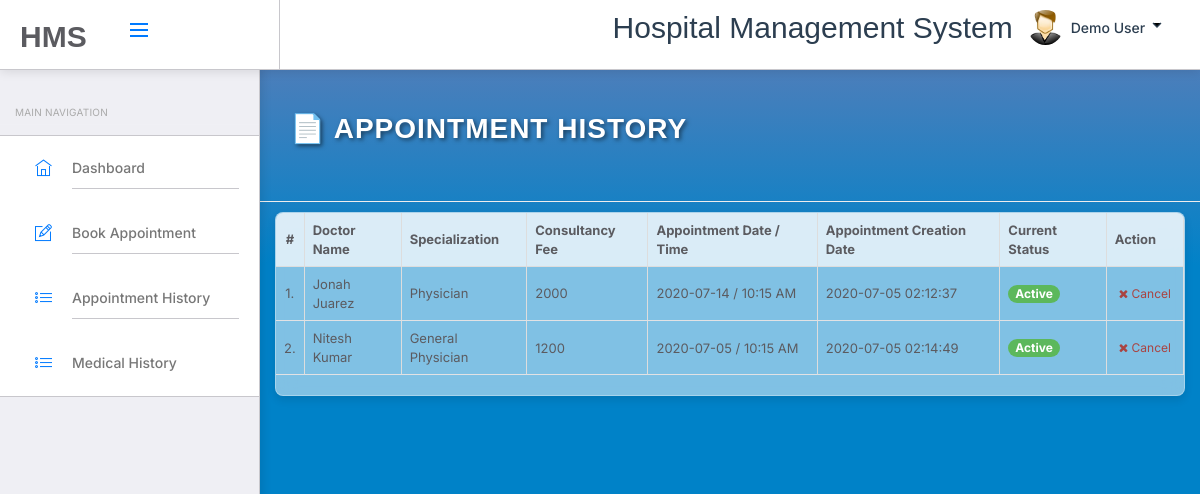
The app's page /hospital/hms/appointment-history.php (signed in) with its own data.
### tables this page shows
CREATE TABLE `users` (
  `id` int(11) NOT NULL,
  `fullName` varchar(255) DEFAULT NULL,
  `address` longtext DEFAULT NULL,
  `city` varchar(255) DEFAULT NULL,
  `gender` varchar(255) DEFAULT NULL,
  `email` varchar(255) DEFAULT NULL,
  `password` varchar(255) DEFAULT NULL,
  `regDate` timestamp NULL DEFAULT current_timestamp(),
  `updationDate` timestamp NULL DEFAULT NULL ON UPDATE current_timestamp()
);

CREATE TABLE `appointment` (
  `id` int(11) NOT NULL,
  `doctorSpecialization` varchar(255) DEFAULT NULL,
  `doctorId` int(11) DEFAULT NULL,
  `userId` int(11) DEFAULT NULL,
  `consultancyFees` int(11) DEFAULT NULL,
  `appointmentDate` varchar(255) DEFAULT NULL,
  `appointmentTime` varchar(255) DEFAULT NULL,
  `postingDate` timestamp NULL DEFAULT current_timestamp(),
  `userStatus` int(11) DEFAULT NULL,
  `doctorStatus` int(11) DEFAULT NULL,
  `updationDate` timestamp NULL DEFAULT NULL ON UPDATE current_timestamp()
);

CREATE TABLE `doctors` (
  `id` int(11) NOT NULL,
  `specilization` varchar(255) DEFAULT NULL,
  `doctorName` varchar(255) DEFAULT NULL,
  `address` longtext DEFAULT NULL,
  `docFees` varchar(255) DEFAULT NULL,
  `contactno` bigint(11) DEFAULT NULL,
  `docEmail` varchar(255) DEFAULT NULL,
  `password` varchar(255) DEFAULT NULL,
  `creationDate` timestamp NULL DEFAULT current_timestamp(),
  `updationDate` timestamp NULL DEFAULT NULL ON UPDATE current_timestamp()
);

### hospital/hms/appointment-history.php (the view, shortened to what this page needs)
<?php
include('include/config.php');
?>
<!DOCTYPE html>
<html lang="en">
<head>
    <link rel="stylesheet" href="vendor/bootstrap/css/bootstrap.min.css">
    <link rel="stylesheet" href="vendor/fontawesome/css/font-awesome.min.css">
    <link rel="stylesheet" href="vendor/themify-icons/themify-icons.min.css">
    <link href="vendor/animate.css/animate.min.css" rel="stylesheet" media="screen">
    <link href="vendor/perfect-scrollbar/perfect-scrollbar.min.css" rel="stylesheet" media="screen">
    <link href="vendor/switchery/switchery.min.css" rel="stylesheet" media="screen">
    <link href="vendor/bootstrap-touchspin/jquery.bootstrap-touchspin.min.css" rel="stylesheet" media="screen">
    <link href="vendor/select2/select2.min.css" rel="stylesheet" media="screen">
    <link href="vendor/bootstrap-datepicker/bootstrap-datepicker3.standalone.min.css" rel="stylesheet" media="screen">
    <link href="vendor/bootstrap-timepicker/bootstrap-timepicker.min.css" rel="stylesheet" media="screen">
    <link rel="stylesheet" href="assets/css/styles.css">
    <link rel="stylesheet" href="assets/css/plugins.css">
    <link rel="stylesheet" href="assets/css/themes/theme-1.css" id="skin_color" />
</head>
<body>
    <div id="app">
        <?php include('include/sidebar.php'); ?>
            <?php include('include/header.php'); ?>
            <div class="main-content">
                <div class="wrap-content container" id="container">
                    <section id="page-title">
                        <div class="row">
                            <div class="col-sm-8" >
                                <h1 class="mainTitle" style="color: #fff; text-shadow: 2px 2px 4px rgba(0,0,0,0.5);">📄 Appointment History</h1>
                            </div>
                        </div>
                    </section>
                        <div class="row">
                            <div class="col-md-12">
                                <div class="table-responsive">
                                    <table class="table table-hover table-bordered" id="sample-table-1">
                                        <thead class="thead-light">
                                            <tr>
                                                <th class="center">#</th>
                                                <th class="hidden-xs">Doctor Name</th>
                                                <th>Specialization</th>
                                                <th>Consultancy Fee</th>
                                                <th>Appointment Date / Time</th>
                                                <th>Appointment Creation Date</th>
                                                <th>Current Status</th>
                                                <th>Action</th>
                                            </tr>
                                        </thead>
                                        <tbody>
                                            <?php
                                            $sql = mysqli_query($con, "select doctors.doctorName as docname,appointment.* from appointment join doctors on doctors.id=appointment.doctorId where appointment.userId='" . $_SESSION['id'] . "'");
                                            $cnt = 1;
                                            while ($row = mysqli_fetch_array($sql)) {
                                            ?>
                                                <tr>
                                                    <td class="center"><?php echo $cnt; ?>.</td>
                                                    <td class="hidden-xs"><?php echo $row['docname']; ?></td>
                                                    <td><?php echo $row['doctorSpecialization']; ?></td>
                                                    <td><?php echo $row['consultancyFees']; ?></td>
                                                    <td><?php echo $row['appointmentDate']; ?> / <?php echo  $row['appointmentTime']; ?>
                                                    </td>
                                                    <td><?php echo $row['postingDate']; ?></td>
                                                    <td>
                                                        <?php if (($row['userStatus'] == 1) && ($row['doctorStatus'] == 1)) {
                                                            echo "<span class='badge badge-success'>Active</span>";
                                                        }
                                                        ?>
                                                    </td>
                                                    <td>
                                                        <?php if (($row['userStatus'] == 1) && ($row['doctorStatus'] == 1)) { ?>
                                                            <a href="appointment-history.php?id=<?php echo $row['id'] ?>&cancel=update" onClick="return confirm('Are you sure you want to cancel this appointment ?')" class="btn btn-transparent btn-xs tooltips text-danger" title="Cancel Appointment"><i class="fa fa-times"></i> Cancel</a>
                                                        <?php } else {
                                                            echo "<span class='text-muted'>Canceled</span>";
                                                        } ?>
                                                    </td>
                                                </tr>
                                            <?php
                                                $cnt = $cnt + 1;
                                            } ?>
                                        </tbody>
                                    </table>
                                </div>
                            </div>
                        </div>
                    </div>
                </div>
        </div>
</body>
</html>

### hospital/hms/include/header.php (shortened to what this page needs)
<header class="navbar navbar-default navbar-static-top" style="background: rgba(255, 255, 255, 0.1); backdrop-filter: blur(10px); border: none; box-shadow: 0 2px 10px rgba(0,0,0,0.1);">
    <div class="navbar-header">
        <a class="navbar-brand" href="#" style="color: #2c3e50;">
            <h2 style="padding-top: 20%; font-weight: 600;">HMS</h2>
        </a>
        <a href="#" class="sidebar-toggler pull-right visible-md visible-lg">
            <svg width="24" height="24" viewBox="0 0 24 24" stroke="currentColor" stroke-width="2">
                <line x1="3" y1="12" x2="21" y2="12" />
                <line x1="3" y1="6" x2="21" y2="6" />
                <line x1="3" y1="18" x2="21" y2="18" />
            </svg>
        </a>
    </div>
    <div class="navbar-collapse collapse">
        <ul class="nav navbar-right">
            <li style="padding-top: 2%;">
                <h2 style="color: #2c3e50; font-weight: 500;">Hospital Management System</h2>
            </li>
            <li class="dropdown current-user">
                <a href="#" class="dropdown-toggle" data-toggle="dropdown" style="display: flex; align-items: center; gap: 8px;">
                    <img src="assets/images/images.jpg" alt="User Avatar" style="border-radius: 50%; width: 35px; height: 35px; object-fit: cover;">
                    <span class="username" style="color: #2c3e50;">
                        <?php
                            $query = mysqli_query($con, "SELECT fullName FROM users WHERE id='" . $_SESSION['id'] . "'");
                            while($row = mysqli_fetch_array($query)) {
                                echo htmlentities($row['fullName']);
                            }
                        ?>
                        <svg width="16" height="16" viewBox="0 0 24 24" stroke="currentColor" stroke-width="2">
                            <polyline points="6 9 12 15 18 9" />
                        </svg>
                    </span>
                </a>
            </li>
        </ul>
    </div>
</header>

### hospital/hms/assets/css/themes/theme-1.css (style rules this page uses)
body { background: #FAFAFA; }
header .navbar-header { background: #ffffff !important; border-right-color: #c8c7cc !important; border-bottom-color: #c8c7cc !important; }
header .navbar-header .sidebar-toggler, header .navbar-header .sidebar-mobile-toggler { color: #007aff !important; }
header .navbar-header .navbar-brand { color: #777 !important; }
header .navbar-collapse { background: #ffffff !important; border-bottom-color: #c8c7cc !important; box-shadow: none !important; }
header .navbar-collapse .navbar-right > li > a { color: #777; }

### hospital/hms/appointment-history.php (style rules this page uses)
body { font-family: 'Inter', sans-serif; background: #667db6; background: -webkit-linear-gradient(to bottom, #667db6, #0082c8, #0082c8, #667db6); background: linear-gradient(to bottom, #667db6, #0082c8, #0082c8, #667db6); background-size: cover; background-attachment: fixed; }
.table-responsive { overflow-x: auto; margin-bottom: 1rem; width: 100%; }
.table-responsive > .table-bordered { border: 0; }
#page-title h1 { font-weight: 600; color: #2c3e50; margin-bottom: 0.5rem; }
.btn-transparent { background-color: transparent; border: none; padding: 0.25rem 0.5rem; }
.btn-xs { padding: 0.125rem 0.25rem; font-size: 0.75rem; border-radius: 0.2rem; }
.table-responsive { background-color: rgba(255, 255, 255, 0.5); -webkit-backdrop-filter: blur(10px); backdrop-filter: blur(10px); border-radius: 0.5rem; box-shadow: 0 4px 8px rgba(0, 0, 0, 0.1); border: 1px solid rgba(255, 255, 255, 0.3); }
.table thead th { background-color: rgba(255, 255, 255, 0.7); border-bottom: 1px solid rgba(255, 255, 255, 0.3); color: #2c3e50; }
.table tbody tr { border-bottom: 1px solid rgba(255, 255, 255, 0.3); }
.table tbody tr:last-child { border-bottom: none; }
.table td, .table th { color: #2c3e50; }

### records on screen
users: fullName "Demo User"
appointment: doctorId.doctorName "Jonah Juarez", doctorSpecialization "Physician", consultancyFees "2000", appointmentDate "2020-07-14", appointmentTime "10:15 AM", postingDate "2020-07-05 02:12:37", userStatus "Active"
appointment: doctorId.doctorName "Nitesh Kumar", doctorSpecialization "General Physician", consultancyFees "1200", appointmentDate "2020-07-05", appointmentTime "10:15 AM", postingDate "2020-07-05 02:14:49", userStatus "Active"
